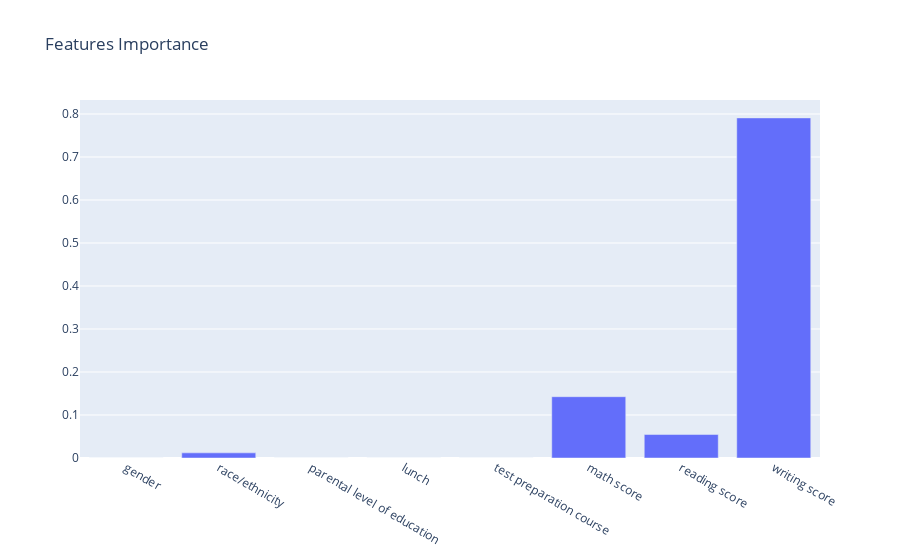

Here is the notebook cell this chart was saved with:
### Code cell
importance = dfc_model.feature_importances_
features = X.columns

fig = go.Figure([go.Bar(x=features, y=importance)])
fig.update_layout(title='Features Importance')
fig.show()

### Figure 1 — Plotly figure (JSON) as saved in the notebook; plotly's stock layout.template omitted (floating-point values rounded to 4 significant figures)
{"data": [{"type": "bar", "x": ["gender", "race/ethnicity", "parental level of education", "lunch", "test preparation course", "math score", "reading score", "writing score"], "y": [0.0, 0.01196, 0.0, 0.0, 0.0, 0.1426, 0.0546, 0.7909]}], "layout": {"title": {"text": "Features Importance"}}}
